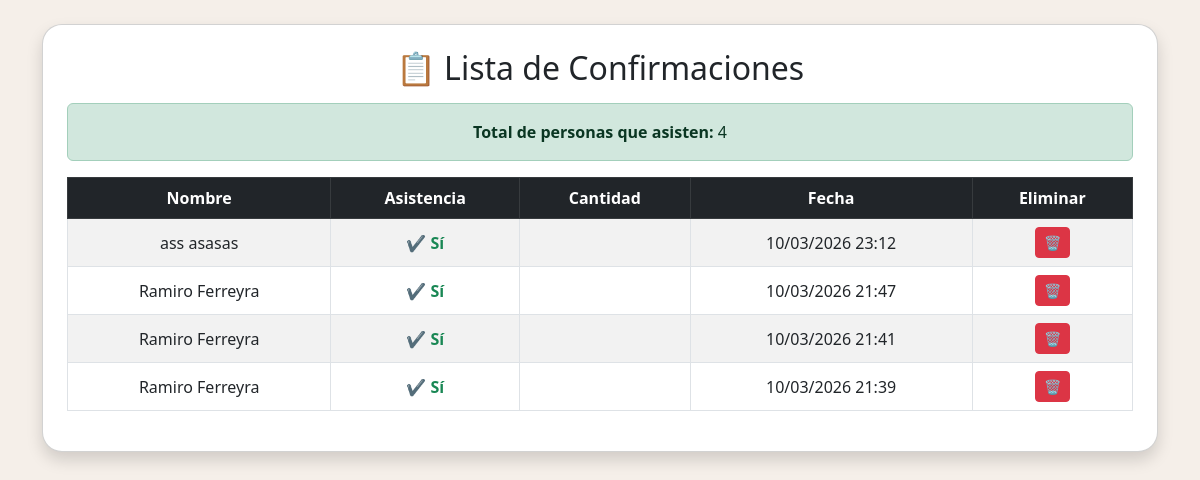
The page /admin on the database its author committed.
### tables this page shows
CREATE TABLE invitados (
            id INTEGER PRIMARY KEY AUTOINCREMENT,
            nombre TEXT NOT NULL,
            apellido TEXT NOT NULL,
            asistencia TEXT NOT NULL,
            fecha TEXT NOT NULL
        );

### app.py (the view)
@app.route("/admin")
def admin():
    conn = get_db_connection()
    invitados = conn.execute(
        "SELECT * FROM invitados ORDER BY id DESC"
    ).fetchall()
    conn.close()
    total = sum(1 for i in invitados if i["asistencia"] == "Si")
    return render_template("admin.html", invitados=invitados, total=total)

### app.py (called while the page is built)
def get_db_connection():
    conn = sqlite3.connect(DATABASE)
    conn.row_factory = sqlite3.Row
    return conn

### templates/admin.html (shortened to what this page needs)
<!DOCTYPE html>
<html>
<head>
    <link href="https://cdn.jsdelivr.net/npm/bootstrap@5.3.0/dist/css/bootstrap.min.css" rel="stylesheet">
</head>
<body>
<div class="container py-4">
    <div class="card shadow p-4">
        <h2 class="mb-3 text-center">📋 Lista de Confirmaciones</h2>
        <div class="alert alert-success text-center">
            <strong>Total de personas que asisten:</strong> {{ total }}
        </div>
        <div class="table-responsive">
            <table class="table table-striped table-bordered text-center align-middle">
                <thead class="table-dark">
                    <tr>
                        <th>Nombre</th>
                        <th>Asistencia</th>
                        <th>Cantidad</th>
                        <th>Fecha</th>
                        <th>Eliminar</th>
                    </tr>
                </thead>
                <tbody>
                    {% for i in invitados %}
                    <tr>
                        <td>{{ i["nombre"] }} {{ i["apellido"] }}</td>
                        {% if i["asistencia"] == "Si" %}
                            <td class="text-success fw-bold">✔ Sí</td>
                        {% else %}
                            <td class="text-danger fw-bold">✘ No</td>
                        {% endif %}
                        <td>{{ i["cantidad"] }}</td>
                        <td>{{ i["fecha"] }}</td>
                        <td>
                            <form action="{{ url_for('eliminar', id=i['id']) }}" method="POST" style="display:inline;">
                                <button type="submit"
                                        class="btn btn-danger btn-sm"
                                        onclick="return confirm('¿Seguro que quieres eliminar este invitado?')">
                                    🗑
                                </button>
                            </form>
                        </td>
                    </tr>
                    {% endfor %}
                </tbody>
            </table>
        </div>
    </div>
</div>
</body>
</html>

### templates/admin.html (style rules this page uses)
body { background:#f5efe9; }
.card { border-radius:20px; }
.table td, .table th { vertical-align: middle; }

### rows shown on the page
invitados: nombre "ass", apellido "asasas", asistencia "✔ Sí", fecha "10/03/2026 23:12"
invitados: nombre "Ramiro", apellido "Ferreyra", asistencia "✔ Sí", fecha "10/03/2026 21:47"
invitados: nombre "Ramiro", apellido "Ferreyra", asistencia "✔ Sí", fecha "10/03/2026 21:41"
invitados: nombre "Ramiro", apellido "Ferreyra", asistencia "✔ Sí", fecha "10/03/2026 21:39"

### other values the page prints
{{ total }} "4"
